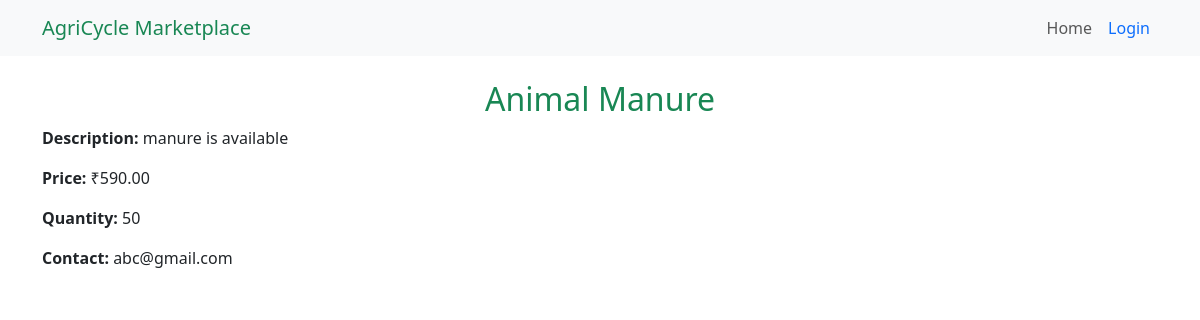
The page /marketplace/view_item.php?id=9 on the database its author committed.
### tables this page shows
CREATE TABLE `marketplace_items` (
  `id` int(11) NOT NULL,
  `user_id` int(11) NOT NULL,
  `photo_path` varchar(255) DEFAULT NULL,
  `item_name` varchar(255) NOT NULL,
  `description` text NOT NULL,
  `price` decimal(10,2) NOT NULL,
  `quantity` int(11) NOT NULL,
  `contact_info` varchar(255) NOT NULL,
  `created_at` timestamp NOT NULL DEFAULT current_timestamp()
);

### marketplace/view_item.php (the view, shortened to what this page needs)
<?php
include '../config/db_connect.php';
$item_id = intval($_GET['id']);
$query = "SELECT * FROM marketplace_items WHERE id = '$item_id'";
$result = mysqli_query($conn, $query);
$item = mysqli_fetch_assoc($result);
?>
<!DOCTYPE html>
<html lang="en">
<head>
    <link rel="stylesheet" href="https://cdn.jsdelivr.net/npm/bootstrap@5.3.0/dist/css/bootstrap.min.css">
</head>
<body>
<?php include '../marketplace/navbar.php'; ?>
<div class="container mt-4">
    <h2 class="text-center text-success"><?= htmlspecialchars($item['item_name']) ?></h2>
    <p><strong>Description:</strong> <?= htmlspecialchars($item['description']) ?></p>
    <p><strong>Price:</strong> ₹<?= htmlspecialchars($item['price']) ?></p>
    <p><strong>Quantity:</strong> <?= htmlspecialchars($item['quantity']) ?></p>
    <p><strong>Contact:</strong> <?= htmlspecialchars($item['contact_info']) ?></p>
</div>
</body>
</html>

### rows shown on the page
marketplace_items: item_name "Animal Manure", description "manure is available", price "590.00", quantity "50", contact_info "abc@gmail.com"
